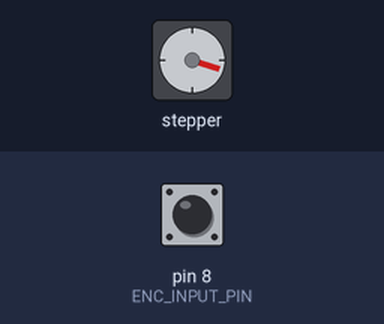
The sketch below on a simulated Arduino Uno, built with avr-gcc and run on an emulated ATmega328P. Parts: stepper motor. Wiring (inferred from the names in the program): stepper motor driver (200 steps per turn assumed): step pin 9; direction pin 7. The test bench sets the inputs (shaded band); at power-on: pin 8 (ENC_INPUT_PIN) LOW. What the sketch prints to the serial monitor is not drawn.

Above: at 1.2 s.
1.3 s: pin 8 (ENC_INPUT_PIN) driven HIGH
At 2.4 s:
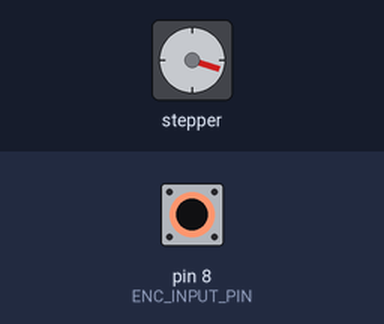
4.3 s: pin 8 (ENC_INPUT_PIN) driven LOW
At 5.2 s:
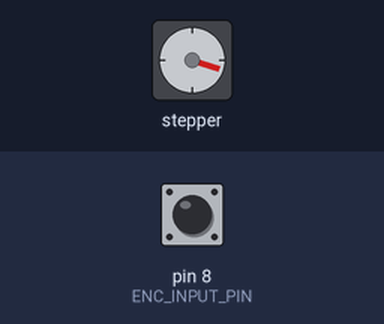
7.3 s: pin 8 (ENC_INPUT_PIN) driven HIGH
10.3 s: pin 8 (ENC_INPUT_PIN) driven LOW
13.3 s: pin 8 (ENC_INPUT_PIN) driven HIGH
16.3 s: pin 8 (ENC_INPUT_PIN) pulsed LOW 2 times (0.12 s each, 0.3 s apart)
Timing chart, 0 to 67.4 s (numbered marks = the images above; inputs shaded):
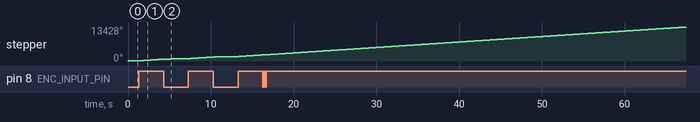

The sketch:

Rotating-table-for-arduino.ino
```cpp
/*
    ArduinoUno
    ステッピングモーター
    https://www.amazon.co.jp/gp/product/B07VG7LDWC/ref=ppx_yo_dt_b_asin_title_o02_s00?ie=UTF8&th=1
        2相
        回転角1.8°
        DC8.0V（仕様では4.1V）
    モータドライバ:A4988(Allegro)
    https://www.amazon.co.jp/gp/product/B084XB43QZ/ref=ppx_yo_dt_b_asin_title_o01_s00?ie=UTF8&psc=1
    https://iot.keicode.com/arduino/arduino-stepper-motor-a4988.php
    フォトカプラ

*/
long _beforetime = 0;
const int DIR  = 7;
const int STEP = 9;
#define ENC_INPUT_PIN 8
int motor_pls;
int i;
float i_angle;
float angle;
int x10_i_angle;
void setup() {
    pinMode(DIR, OUTPUT);
    pinMode(STEP, OUTPUT);
    digitalWrite(DIR, LOW);
    digitalWrite(STEP, LOW);
    digitalWrite(DIR, HIGH);
    i = 0;
    i_angle = 0;
    angle = 0;
    motor_pls = 2000;
    Serial.begin(9600);
    pinMode(ENC_INPUT_PIN,INPUT);
    _beforetime = millis();
}

void loop() {
  //20ステップ動く
  while(i <20){
    Serial.print("sensorMODE=");
    Serial.print(digitalRead(ENC_INPUT_PIN));
    Serial.print(", i=");
    Serial.println(i);
    moving(motor_pls);
    if(digitalRead(ENC_INPUT_PIN)==HIGH){
      i = i+1;
      while(digitalRead(ENC_INPUT_PIN)==HIGH){
      moving(motor_pls);
      }
    }
  }
  //20ステップで停止
  if(i > 20){
    motor_pls = 0;
    while (i < 2000){
      Serial.println("STOP!!");
      }
  }
//各種計算//
  //回転角を計算する
    x10_i_angle = 1.8*i*10;
    int x10_angle = x10_i_angle%360;
    angle = x10_angle/10;
  //回転速度を計算する
    //long speed = 1.8/diff_time/1000; //°/sec
//    long rpm = speed*200; //rpm
  //目標速度との差分
//    long diff_rpm = 60 -rpm;
  //log
    //Serial.print("angle:");
    //Serial.print(angle);
    //Serial.print(", ");
    //Serial.print("rpm");
    //Serial.println(rpm);
}
int moving(int motor_pls){
  Serial.println("moving");
  digitalWrite(STEP, HIGH);
  delayMicroseconds(motor_pls);
  digitalWrite(STEP, LOW);
  delayMicroseconds(motor_pls);
}
```
